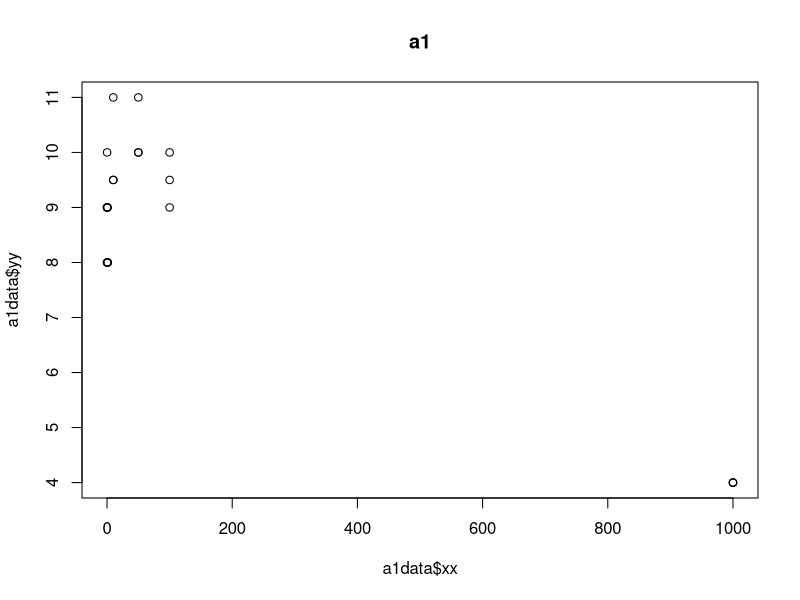

Reproduce this figure in R. (Note: this script raises an error after producing the figure.)
# fungi.R
# "FUNGI.RES 3-PARAMETER LOGISTIC FUNCTION SETUP -  880412"
# 6 datasets available -- choose 1,2,3,4,5 or 6 
rm(list=ls())
a1x<-c(0, 0.1, 1, 10, 50, 100, 1000, 0, 0.1, 1, 10, 50, 100, 
       1000, 0, 0.1, 1, 10, 50, 100, 1000)
a1y<-c(9.0, 8.0, 9.0, 9.5, 11.0, 10.0, 4.0, 9.0, 10.0, 8.0,
        9.5, 10.0, 9.0, 4.0, 8.0, 9.0, 8.0, 11.0, 10.0, 9.5, 4.0)
a1data<-data.frame(xx=a1x, yy=a1y)

a2x<-c(0, 0.1, 1, 10, 50, 100, 1000, 0, 0.1, 1, 10, 50, 100,  1000,
        0, 0.1, 1, 10, 50, 100, 1000)
a2y<-c( 7.5, 10.5, 10.5, 11.5, 10.5, 9.0, 3.5, 7.0, 10.5,  10.5,
        10.0, 10.0, 9.0, 3.0, 10.5, 11.0, 11.0, 11.5, 10.5,  9.0, 4.0)
a2data<-data.frame(xx=a2x, yy=a2y)
b1x<-c(0, 0.01, 0.02, 0.03, 0.05, 0.07, 0.1, 0.2, 1.0, 10,  100,
        1000, 0, 0.01, 0.02, 0.03, 0.05, 0.07, 0.1, 0.2, 1.0,  10, 
        100, 1000, 0, 0.01, 0.02, 0.03, 0.05, 0.07, 0.1, 0.2,  1.0, 10,
        100, 1000)
b1y<-c(14.0, 13.5, 14.0, 12.5, 6.5, 6.5, 2.5, 1, 0, 0, 0,
        0, 14.0, 14.0, 14.0, 12.5, 6.0, 5.5, 0, 1.3, 0, 0,
        0 , 0, 13.5, 13.5, 14.5, 11, 6.5, 5, 2, 1, 0, 0, 0, 0)
b1data<-data.frame(xx=b1x, yy=b1y)
b2x<-c(0, 0.01, 0.02, 0.03, 0.05, 0.07, 0.1, 0.2, 1.0, 10,  100,
        1000, 0, 0.01, 0.02, 0.03, 0.05, 0.07, 0.1, 0.2, 1.0,  10,
        100, 1000, 0, 0.01, 0.02, 0.03, 0.05, 0.07, 0.1, 0.2,  1.0,
        10, 100, 1000)
b2y<-c(11.0, 11.5, 10.0, 9.5, 5.5, 5.0, 2.0, 0.5, 0, 0,
        0, 0, 11.0, 10.5, 11.0, 10.0, 5.5, 0, 0, 0.8, 0,
        0, 0, 0, 12.5, 11.5, 10.0, 9.5, 6.5, 5.0, 1.0, 0.3,
        0, 0, 0, 0)
b2data<-data.frame(xx=b2x, yy=b2y)
c1x<-c(0, 0.1, 1, 10, 50, 100, 1000, 0, 0.1, 1, 10, 50,
        100, 1000, 0, 0.1, 1, 10, 50, 100, 1000)
c1y<-c(10.5, 10.5, 10.5, 10.5, 9.0, 8.0, 4.0, 11.0,
        10.5, 10.0, 11.0, 9.5, 8.5, 4.0, 11.5, 10.5, 9.5, 10.0,
        9.0, 9.0, 4.5)
c1data<-data.frame(xx=c1x, yy=c1y)
c2x<-c(0, .01, .1, 1, 10, 100, 10000, .01, .1, 1,
        10, 100, 10000, .01, .1, 1, 10, 100, 1000)
c2y<-c(11.5, 11.5, 11.0, 12.0, 13.0, 13.0, 8.0, 11.0,
        11.5, 12.0, 11.0, 12.0, 11.5, 8.0, 11.0, 12.0,
        11.5, 12.0, 12.0) #, 11.5, 8.5)
c2data<-data.frame(xx=c2x, yy=c2y)

plot(a1data$xx, a1data$yy)
title("a1")
tmp<-readline("next")

X11()
plot(a2data$xx, a2data$yy)
title("a2")
tmp<-readline("next")

X11()
plot(b1data$xx, b1data$yy)
title("b1")
tmp<-readline("next")

X11()
plot(b2data$xx, b2data$yy)
title("b2")
tmp<-readline("next")

X11()
plot(c1data$xx, c1data$yy)
title("c1")
tmp<-readline("next")

X11()
plot(c2data$xx, c2data$yy)
title("c2")
tmp<-readline("next")


resx<-"yy~b1/(1+exp(-b2*(xx-b3)))"

st1<-c(b1=1, b2=1, b3=1)
cat("Data set a1\n")
a1nlsmnqb<-nlsmnqb(resx, start=st1, trace=TRUE, data=a1data, lower=0)
print(a1nlsmnqb)
tmp<-readline("next")

cat("Data set a2\n")
a2nlsmnqb<-nlsmnqb(resx, start=st1, trace=TRUE, data=a2data, lower=0)
print(a2nlsmnqb)
tmp<-readline("next")
cat("Data set b1\n")
b1nlsmnqb<-nlsmnqb(resx, start=st1, trace=TRUE, data=b1data, lower=0)
print(b1nlsmnqb)
tmp<-readline("next")
cat("Data set b2\n")
b2nlsmnqb<-nlsmnqb(resx, start=st1, trace=TRUE, data=b2data, lower=0)
print(b2nlsmnqb)
tmp<-readline("next")
cat("Data set c1\n")
c1nlsmnqb<-nlsmnqb(resx, start=st1, trace=TRUE, data=c1data, lower=0)
print(c1nlsmnqb)
tmp<-readline("next")
cat("Data set c2\n")
c2nlsmnqb<-nlsmnqb(resx, start=st1, trace=TRUE, data=c2data, lower=0)
print(c2nlsmnqb)
tmp<-readline("next")

